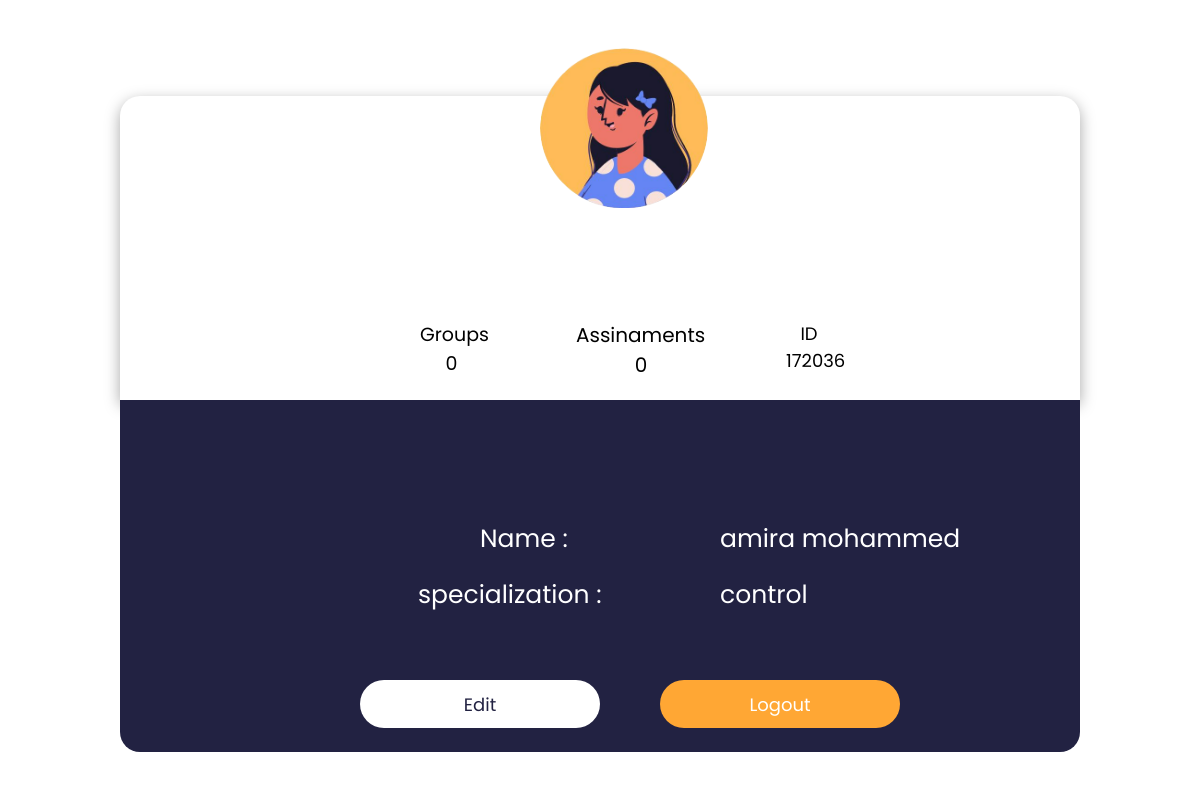
The page /UI/student/student-profile.php (signed in) on the database its author committed.
### tables this page shows
CREATE TABLE IF NOT EXISTS `student` (
  `stu_id` int(8) NOT NULL,
  `user_id` int(8) NOT NULL,
  `stu_specialization` varchar(25) NOT NULL,
  PRIMARY KEY (`stu_id`),
  KEY `fk_user_id_s` (`user_id`) USING BTREE
);

CREATE TABLE IF NOT EXISTS `user` (
  `user_id` int(8) NOT NULL AUTO_INCREMENT,
  `full_name` varchar(50) NOT NULL,
  `password` varchar(225) NOT NULL,
  `u_img` varchar(225) DEFAULT NULL,
  `role` varchar(8) DEFAULT NULL,
  PRIMARY KEY (`user_id`)
);

### controls/profiles.php (the view, shortened to what this page needs)
<?php
function stprofileimg(){
                        global $conn;
                        $id=$_SESSION['user_id'];
                        $sql="SELECT USER.* ,student.stu_id,student.stu_specialization
                        FROM user,student
                        WHERE user.user_id=student.user_id and user.user_id='".$id."';";
                        $result= mysqli_query($conn,$sql);
                        $row =mysqli_fetch_row($result);
                        $img=$row[3];
                        echo " <img class='photo' src='../../sources/image/$img' /> ";
}
                      function informationstudent(){
                        global $conn;
                        $id=$_SESSION['user_id'];
                       $sql="SELECT USER.* ,student.stu_id,student.stu_specialization
                       FROM user,student
                       WHERE user.user_id=student.user_id and user.user_id='".$id."';";
                       $result= mysqli_query($conn,$sql);
                       $row =mysqli_fetch_row($result);
                       $id=$row[5];
                       $name=$row[1];
                       $spe=$row[6];
                     echo"  <label class='LabelID' style='margin-left: 30%;'>&nbsp&nbsp&nbspID <br>$id</label>";
                     echo"   <label class='stname' >$name</label>";
                     echo"   <label class='stspe' >$spe</label>";
                }
                function countgroupandassinament(){
                  global $conn;
                  $user_id=$_SESSION['user_id'];
                  $sql="SELECT stu_id FROM user,student Where user.user_id=student.user_id AND user.user_id='$user_id';";
                 $result_stu_id = $conn->query($sql);
                 if ($result_stu_id->num_rows == 1) {
                  while($row = $result_stu_id->fetch_assoc()) {
                  $stu_id=$row["stu_id"];
                   }
                   }
                  $query="SELECT COUNT(student_group.g_no)  FROM student_group WHERE student_group.stu_id='$stu_id' ";
                   $result = $conn->query($query);
                   if ($result->num_rows > 0) {
                  while($row = $result->fetch_assoc()) {
                  $idq=$row['COUNT(student_group.g_no)'];}}
                  echo"  <label class='Lablegroup'>Groups<br>&nbsp&nbsp&nbsp&nbsp&nbsp$idq</label>";
                  $sqlass="SELECT COUNT(post.p_no) from student_group,post,file WHERE student_group.stu_group=post.stu_group and post.p_no=file.p_no and student_group.stu_id='$stu_id' ";
                  $result = $conn->query($sqlass);
                  if ($result->num_rows > 0) {
                 while($row = $result->fetch_assoc()) {
                 $idq=$row['COUNT(post.p_no)'];}}
                 echo"  <label class='LabelAssinaments' style='margin-left: 13%;'>Assinaments<br>&nbsp&nbsp&nbsp&nbsp&nbsp&nbsp&nbsp&nbsp&nbsp&nbsp&nbsp$idq</label>";
                }
                ?>

### css/allprofiles.css (style rules this page uses)
* { font-family: "Poppins", sans-serif; }
* { margin: 0; padding: 0; }
.photo { border-radius: 100px; }
.photo { width: 12%; height: 23vh; position: absolute; top: 8%; left: 45%; }
.Lablegroup,.LabelAssinaments,.LabelID { font-size: 18px; position: absolute; top: 40%; left: 35%; }
.LabelID { position: absolute; top: 40%; left: 35.5%; }
.name,.stname { position: absolute; top: 65%; left: 35%; color: white; font-size: 25px; }
.stspe { position: absolute; top: 72%; left: 35%; color: white; font-size: 25px; }
.stname,.stspe { padding-left: 20%; }
@media (max-width:1300px) { .photo { width: 14%; height: 20vh; position: absolute; top: 6%; left: 45%; } }
@media (max-width:1300px) { .stspe,.stname { margin-left: 5%; } }

### UI/student/student-profile.php (style rules this page uses)
.LabelAssinaments,.Lablegroup { font-size: 19px; }
.LabelAssinaments { font-size: 20px; }

### rows shown on the page
student: user.u_img (picture), stu_id "172036", user.full_name "amira mohammed", stu_specialization "control"

### other values the page prints
$idq "0"
